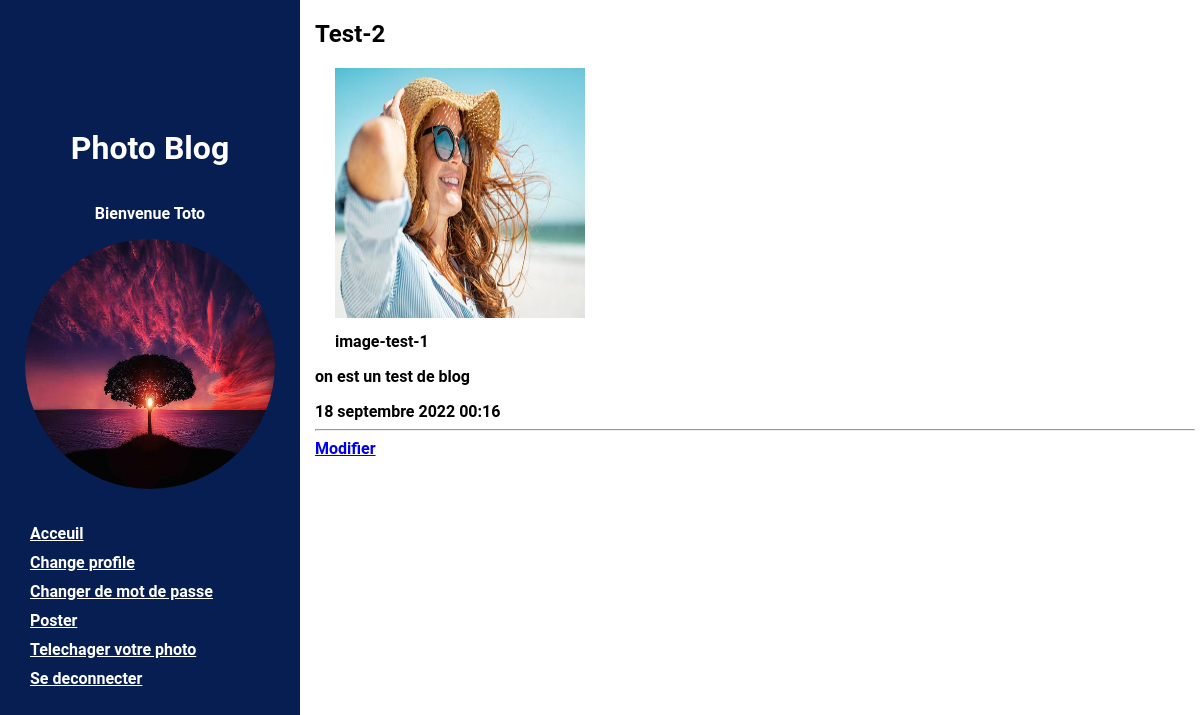
Page /blog/7 (signed in) on the committed database.
### authentification/models.py (models this page shows)
class User(AbstractUser):
    CREATOR = "CREATOR"
    SUSBCRIBER = "SUSCRIBER"
    ROLE_choices = (
        (CREATOR, "creator"),
        (SUSBCRIBER, "susbcriber")
    )
    profile_photo = models.ImageField(upload_to=user_profile_path, verbose_name="Photo profile",
                                      null=True, blank=True)
    role = models.CharField(max_length=30, choices=ROLE_choices, verbose_name="Rôle")

### blog/models.py (models this page shows)
class Blog(models.Model):
    photo = models.ForeignKey(Photo, null=True, on_delete=models.SET_NULL, blank=True)
    title = models.CharField(max_length=128)
    content = models.CharField(max_length=128)
    autheur = models.ForeignKey(User, on_delete=models.CASCADE)
    date_created = models.DateTimeField(auto_now_add=True)
    starred = models.BooleanField(default=False)

class Photo(models.Model):
    image = models.ImageField(upload_to=user_photo_path)
    caption = models.CharField(max_length=128, blank=True)
    uploader = models.ForeignKey(User, on_delete=models.CASCADE)
    date_created = models.DateTimeField(auto_now_add=True)

### blog/views.py (the view)
# urls.py: path("blog/<int:blog_id>", get_blog, name="blog-detail"),
@login_required
def get_blog(request, blog_id):
    blog = get_object_or_404(Blog, id=blog_id)
    return render(request, 'blog/blog-details.html', context={
        "blog": blog
    })

### templates/blog/blog-details.html (shortened to what this page needs)
{% extends 'base.html' %}
{% block css %}
{% load static %}
    <link rel="stylesheet" href="{% static 'CSS/main.css' %}">
{% endblock %}
{% block content %}
    <main>
    {% include 'SiderBar.html' %}
    <div class="content">
        <h2>{{ blog.title }}</h2>
        <div class="photo">
            <img src="{{ blog.photo.image.url }}" alt="">
            <figcaption>{{ blog.photo.caption }}</figcaption>
        </div>
        <p>{{ blog.content }}</p>
        <span>{{ blog.date_created }}</span>
        <hr>
        <div>
            <a href="{% url 'blog-edit' blog.id%}" class="button-4">Modifier</a>
        </div>
    </div>
    </main>
{% endblock %}

### templates/SiderBar.html (shortened to what this page needs)
    <div class="sidebar">
        <h1>Photo Blog</h1>
        <p>Bienvenue {{ request.user }}</p>
        {% if request.user.profile_photo %}
        <img src="{{ request.user.profile_photo.url }}" alt="profile" >
        {% else %}
            {% load static %}
        {% endif %}
        <div class="config">
            <a href="{% url 'home' %}">Acceuil</a>
            <a href="{% url 'change-profile' %}">Change profile</a>
            <a href="{% url 'changepassord' %}">Changer de mot de passe</a>
            <a href="{% url 'blog-photo-upload' %}">Poster</a>
            <a href="{% url 'photo-uploader' %}">Telechager votre photo</a>
            <a href="{% url 'se-deconnecter' %}">Se deconnecter</a>
        </div>
    </div>

### static/CSS/main.css (style rules this page uses)
* { box-sizing: border-box; }
body { font-size: 16px; font-family: "Roboto", "Lucida Grande", "DejaVu Sans", "Bitstream Vera Sans", Verdana, Arial, sans-serif; font-weight: bold; margin: 0; padding: 0; }
main { display: flex; flex-flow: row; }
.sidebar { width: 25%; height: 100vh !important; display: flex; flex-flow: column; background-color: #071e53; margin: 0; padding: 0; justify-content: center; justify-items: center; padding: 0 20px; color: white; text-align: center; position: fixed; z-index: 9999; }
.sidebar img { width: 250px; height: 250px; border-radius: 50%; margin-bottom: 30px; margin-right: auto; margin-left: auto; }
.content { padding-left: 20px; width: 75%; margin-left: auto; margin-right: 5px; }
.config { display: flex; flex-flow: column; text-align: left; color: white; }
.config a { margin: 5px 10px; color: white; }
.photo { margin: 0 20px; }
.photo img { width: 250px; height: 250px; margin-left: auto; margin-right: auto; margin-bottom: 10px; }

### rows in the picture
User: user "Toto", user.profile_photo (picture)
Blog: title "Test-2", photo.image (picture), photo.caption "image-test-1", content "on est un test de blog", date_created "18 septembre 2022 00:16"
